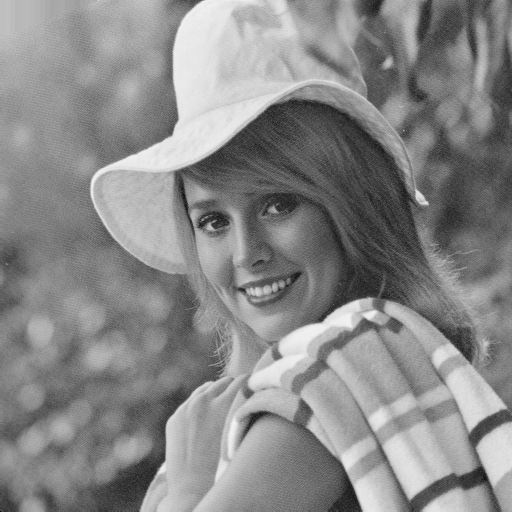
#> input picture images/07_elaine.tif, 512 x 512 px
$ python main.py
#> lines starting #> are read from the running program, lines starting #| are printed output that depends on the picture
import numpy as np
from matplotlib import pyplot as plt
from skimage.io import imread, imshow
from skimage.exposure import histogram
from scipy import signal


def thresholding(image, threshold):
    thresholding_result = image > threshold
    thresholding_result = (thresholding_result * 255)
    return thresholding_result


def simple_gradient(img):
    vertical = np.array([[-1], [1]])
    horizontal = np.array([[-1, 1]])
    df_dx = signal.convolve2d(img, vertical, mode='same', boundary='symm')
    df_dy = signal.convolve2d(img, horizontal, mode='same', boundary='symm')
    result = np.sqrt(df_dx ** 2 + df_dy ** 2)
    return df_dx, df_dy, result


def print_hi(name):
    # Use a breakpoint in the code line below to debug your script.
    print(f'Hi, {name}')  # Press Ctrl+F8 to toggle the breakpoint.


def laplacian_approximation(img, mask):
    laplacian = signal.convolve2d(img, mask, mode='same', boundary='symm')
    laplacian_estimation = np.abs(laplacian)
    return laplacian_estimation


def pruitt_operator(img):
    mask1 = 1 / 6 * np.array([[-1, -1, -1], [0, 0, 0], [1, 1, 1]])
    mask2 = 1 / 6 * np.array([[-1, 0, 1], [-1, 0, 1], [-1, 0, 1]])

    s1 = signal.convolve2d(img, mask1, mode='same', boundary='symm')
    s2 = signal.convolve2d(img, mask2, mode='same', boundary='symm')

    e = np.sqrt(s1 ** 2 + s2 ** 2)
    return s1, s2, e


def agreement_laplacian(img):

    mask = 1 / 3 * np.array([[2, -1, 2], [-1, -4, -1], [2, -1, 2]])

    s = signal.convolve2d(img, mask, mode='same', boundary='symm')
    e = np.abs(s)
    return e


if __name__ == '__main__':
    # TODO сделать считывание из json
    path = 'images//07_elaine.tif'
    image = imread(path)
#> image is the input picture: shape (512, 512); min 0, max 243, mean 136.4
    u, v, gradient = simple_gradient(image)
    simple_gradient_image = thresholding(gradient, 35)
#> in thresholding, `thresholding_result = image > threshold`:
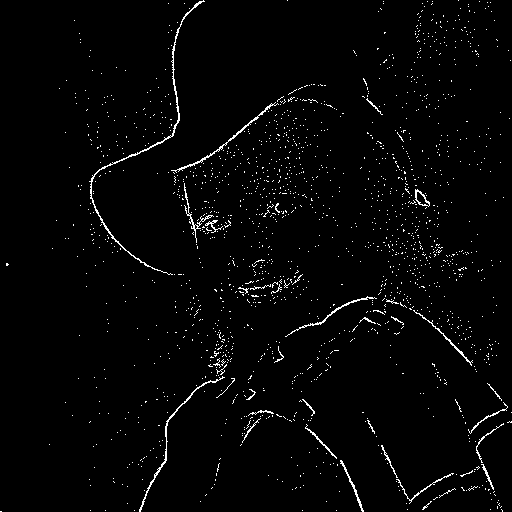
#> thresholding_result: shape (512, 512) bool; 2.1% white in thin lines or dots
#> in thresholding, `thresholding_result = (thresholding_result * 255)`: thresholding_result: shape (512, 512) int64; 2.1% white in thin lines or dots

    fig = plt.figure(figsize=(16, 10))

    fig.add_subplot(2, 3, 1)
    plt.title('Исходное изображение')
    imshow(image, cmap='gray')

    fig.add_subplot(2, 3, 2)
    plt.title('Частная производная по первому направлению')
    imshow(u + 128, cmap='gray')

    fig.add_subplot(2, 3, 3)
    plt.title('Частная производная по второму направлению')
    imshow(v + 128, cmap='gray')

    fig.add_subplot(2, 3, 4)
    plt.title('Оценка модуля градиента')
    imshow(gradient, cmap='gray')

    fig.add_subplot(2, 3, 5)
    hist, bins = histogram(gradient)
#> hist = 256 values, max 13905 at index 11, min 0 at index 1, mean 1024; bins = 256 values from 0.227 to 115.9
    plt.title('Гистограмма оценки модуля градиента')
    plt.plot(bins, hist)

    fig.add_subplot(2, 3, 6)
    plt.title('Контуры метода простого градиента')
    imshow(simple_gradient_image, cmap='gray')

    plt.show()
#> figure, not shown here; panel 5: curve peaks at x = 5.22, y = 13905

    ################################################################
    mask1 = np.array([[0, 1, 0], [1, -4, 1], [0, 1, 0]])
    mask2 = 1 / 2 * np.array([[1, 0, 1], [0, -4, 0], [1, 0, 1]])
    mask3 = 1 / 3 * np.array([[1, 1, 1], [1, -8, 1], [1, 1, 1]])

    laplasian1 = laplacian_approximation(image, mask1)
#> in laplacian_approximation, `laplacian = signal.convolve2d(img, mask, mode='same', boundary='symm')`:
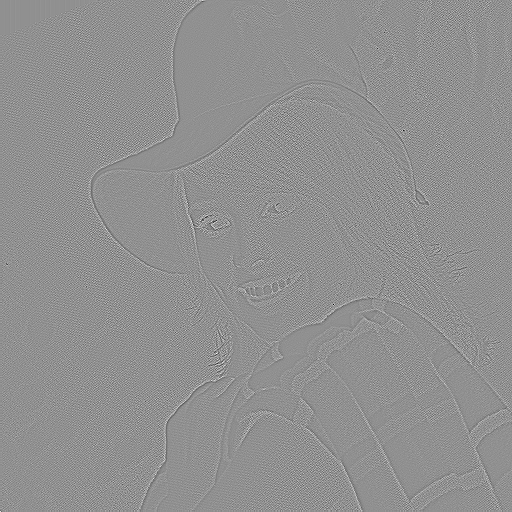
#> laplacian: shape (512, 512) int64; min -263, max 200, mean 0; drawn with min black and max white
#> in laplacian_approximation, `laplacian_estimation = np.abs(laplacian)`:
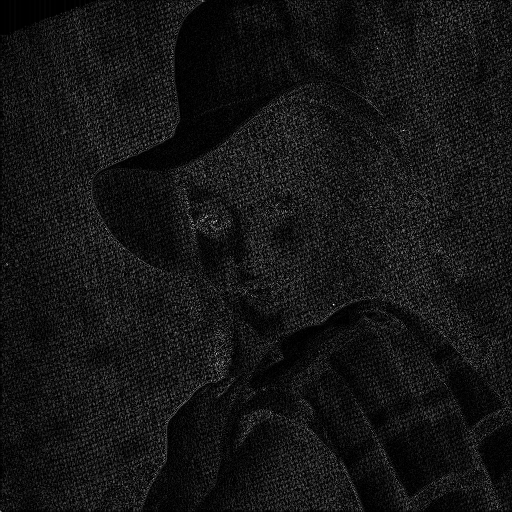
#> laplacian_estimation: shape (512, 512) int64; min 0, max 263, mean 22.2; drawn with min black and max white
    laplasian2 = laplacian_approximation(image, mask2)
    laplasian3 = laplacian_approximation(image, mask3)

    fig = plt.figure(figsize=(16, 10))

    fig.add_subplot(3, 4, 1)
    plt.title('Исходное изображение')
    imshow(image, cmap='gray')

    fig.add_subplot(3, 4, 2)
    plt.title('Оценка модуля лапласиана 1')
    imshow(laplasian1, cmap='gray')

    fig.add_subplot(3, 4, 3)
    plt.title('Гистограмма оценки модуля лапласиана 1')
    hist1, bins1 = histogram(laplasian1)
#> hist1 = 264 values, max 9333 at index 2, min 0 at index 143, mean 993; bins1 = 264 values from 0 to 263
    plt.plot(bins1, hist1)

    fig.add_subplot(3, 4, 4)
    plt.title('Контуры метода аппроксимации лапласиана 1')
    laplacian_approximation_image1 = thresholding(laplasian1, 85)
#> in thresholding (call 2), `thresholding_result = image > threshold`: thresholding_result: shape (512, 512) bool; 0.81% white in thin lines or dots
#> in thresholding (call 2), `thresholding_result = (thresholding_result * 255)`: thresholding_result: shape (512, 512) int64; 0.81% white in thin lines or dots
    imshow(laplacian_approximation_image1, cmap='gray')

    fig.add_subplot(3, 4, 6)
    plt.title('Оценка модуля лапласиана 2')
    imshow(laplasian2, cmap='gray')

    fig.add_subplot(3, 4, 7)
    hist2, bins2 = histogram(laplasian2)
#> hist2 = 256 values, max 18119 at index 4, min 0 at index 124, mean 1024; bins2 = 256 values from 0.303 to 154.7
    plt.title('Гистограмма оценки модуля лапласиана 2 ')
    plt.plot(bins2, hist2)

    fig.add_subplot(3, 4, 8)
    plt.title('Контуры метода аппроксимации лапласиана 2')
    laplacian_approximation_image2 = thresholding(laplasian2, 45)
#> call 3 of thresholding, with threshold = 45
#> in thresholding (call 3), `thresholding_result = image > threshold`:
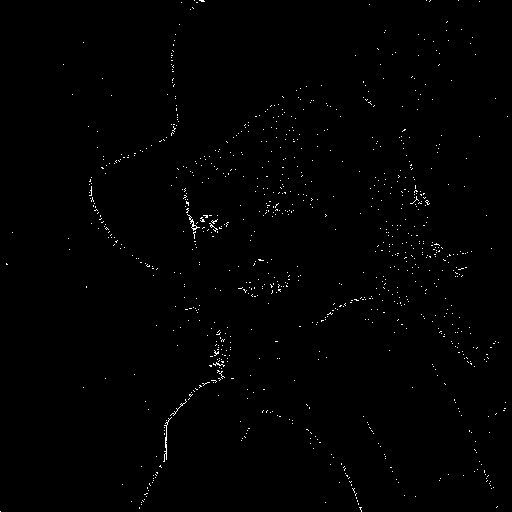
#> thresholding_result: shape (512, 512) bool; 0.63% white in thin lines or dots
#> in thresholding (call 3), `thresholding_result = (thresholding_result * 255)`: thresholding_result: shape (512, 512) int64; 0.63% white in thin lines or dots
    imshow(laplacian_approximation_image2, cmap='gray')

    fig.add_subplot(3, 4, 10)
    plt.title('Оценка модуля лапласиана 3')
    imshow(laplasian3, cmap='gray')

    fig.add_subplot(3, 4, 11)
    hist3, bins3 = histogram(laplasian3)
#> hist3 = 256 values, max 13478 at index 0, min 0 at index 138, mean 1024; bins3 = 256 values from 0.355 to 181.6
    plt.title('Гистограмма оценки модуля лапласиана 3')
    plt.plot(bins3, hist3)

    fig.add_subplot(3, 4, 12)
    plt.title('Контуры метода аппроксимации лапласиана 3')
    laplacian_approximation_image3 = thresholding(laplasian3, 65)
#> in thresholding (call 4), `thresholding_result = image > threshold`: thresholding_result: shape (512, 512) bool; 0.25% white in thin lines or dots
#> in thresholding (call 4), `thresholding_result = (thresholding_result * 255)`: thresholding_result: shape (512, 512) int64; 0.25% white in thin lines or dots
    imshow(laplacian_approximation_image3, cmap='gray')

    plt.show()
#> figure, not shown here; panel 3: curve peaks at x = 2, y = 9333; panel 6: curve peaks at x = 2.72, y = 18119; panel 9: curve peaks at x = 0.355, y = 13478

    ################################################################
    s1, s2, e = pruitt_operator(image)
#> in pruitt_operator, `e = np.sqrt(s1 ** 2 + s2 ** 2)`:
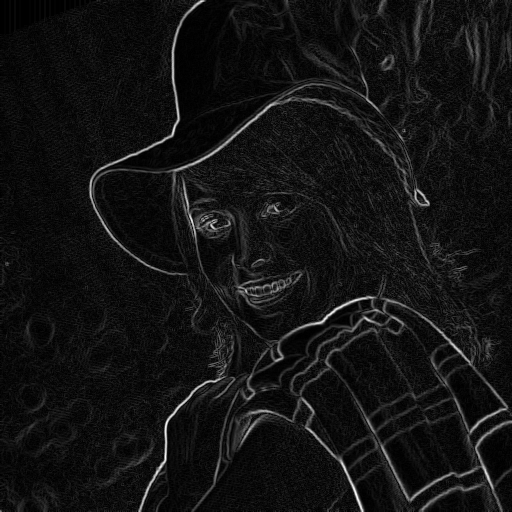
#> e: shape (512, 512) float64; min 0, max 69.69, mean 5.3; drawn with min black and max white

    hist, bins = histogram(e)
#> hist = 256 values, max 13091 at index 6, min 0 at index 242, mean 1024; bins = 256 values from 0.136 to 69.55
    pruitt_operator_image = thresholding(e, 20)
#> in thresholding (call 5), `thresholding_result = image > threshold`: thresholding_result: shape (512, 512) bool; 3% white in thin lines or dots
#> in thresholding (call 5), `thresholding_result = (thresholding_result * 255)`: thresholding_result: shape (512, 512) int64; 3% white in thin lines or dots

    fig = plt.figure(figsize=(16, 10))

    fig.add_subplot(2, 3, 1)
    plt.title('Исходное изображение')
    imshow(image, cmap='gray')

    fig.add_subplot(2, 3, 2)
    plt.title('Частная производная по первому направлению')
    imshow(s1 + 128, cmap='gray')

    fig.add_subplot(2, 3, 3)
    plt.title('Частная производная по второму направлению')
    imshow(s2 + 128, cmap='gray')

    fig.add_subplot(2, 3, 4)
    plt.title('Оценка модуля градиента')
    imshow(e, cmap='gray')

    fig.add_subplot(2, 3, 5)
    plt.title('Гистограмма оценки модуля градиента')
    plt.plot(bins, hist)

    fig.add_subplot(2, 3, 6)
    plt.title('Контуры метода Прюитт')
    imshow(pruitt_operator_image, cmap='gray')

    plt.show()
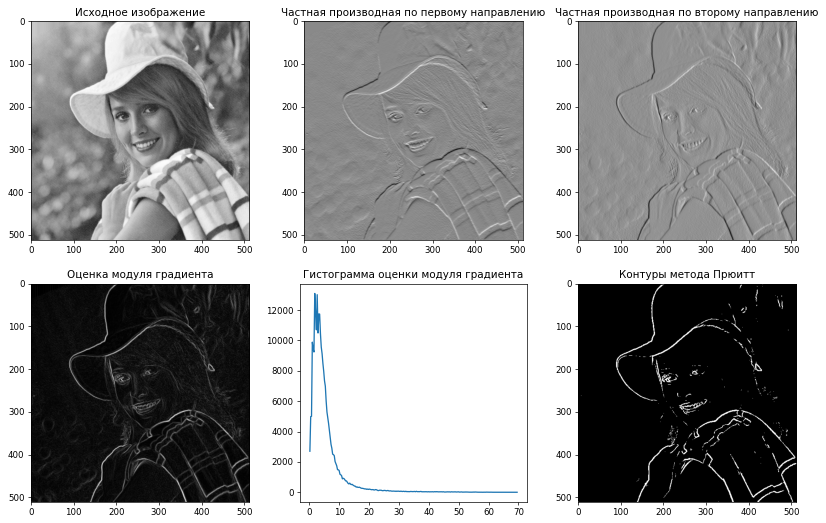
#> figure drawn by matplotlib, 6 panels; panel 5: curve peaks at x = 1.77, y = 13091

    ################################################################
    agreement_laplacian_result = agreement_laplacian(image)
    agreement_laplacian_image = thresholding(agreement_laplacian_result, 35)
#> in thresholding (call 6), `thresholding_result = image > threshold`: thresholding_result: shape (512, 512) bool; 1.4% white in thin lines or dots
#> in thresholding (call 6), `thresholding_result = (thresholding_result * 255)`: thresholding_result: shape (512, 512) int64; 1.4% white in thin lines or dots

    fig = plt.figure(figsize=(16, 10))

    fig.add_subplot(2, 2, 1)
    plt.title('Исходное изображение')
    imshow(image, cmap='gray')

    fig.add_subplot(2, 2, 2)
    plt.title('Оценка модуля лапласиана')
    imshow(e, cmap='gray')

    fig.add_subplot(2, 2, 3)
    plt.title('Гистограмма оценки модуля лапласиана')
    plt.plot(bins, hist)

    fig.add_subplot(2, 2, 4)
    plt.title('Контуры метода аппроксимации лапласиана')
    imshow(agreement_laplacian_image, cmap='gray')

    plt.show()
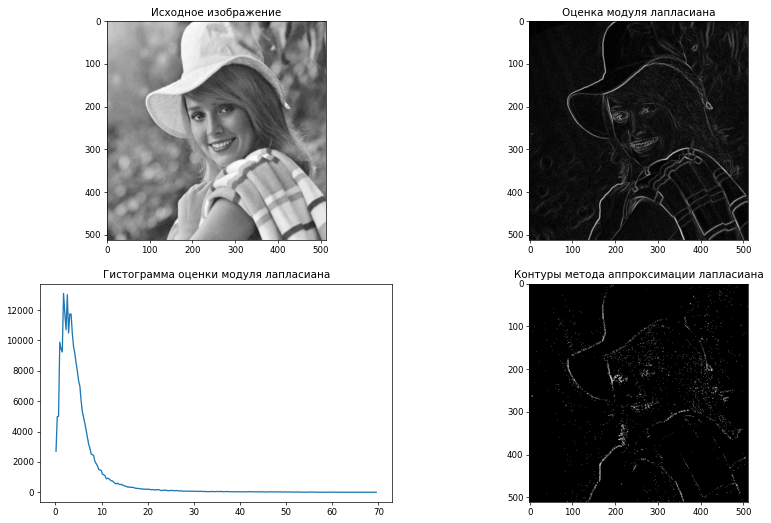
#> figure drawn by matplotlib, 4 panels; panel 3: curve peaks at x = 1.77, y = 13091
